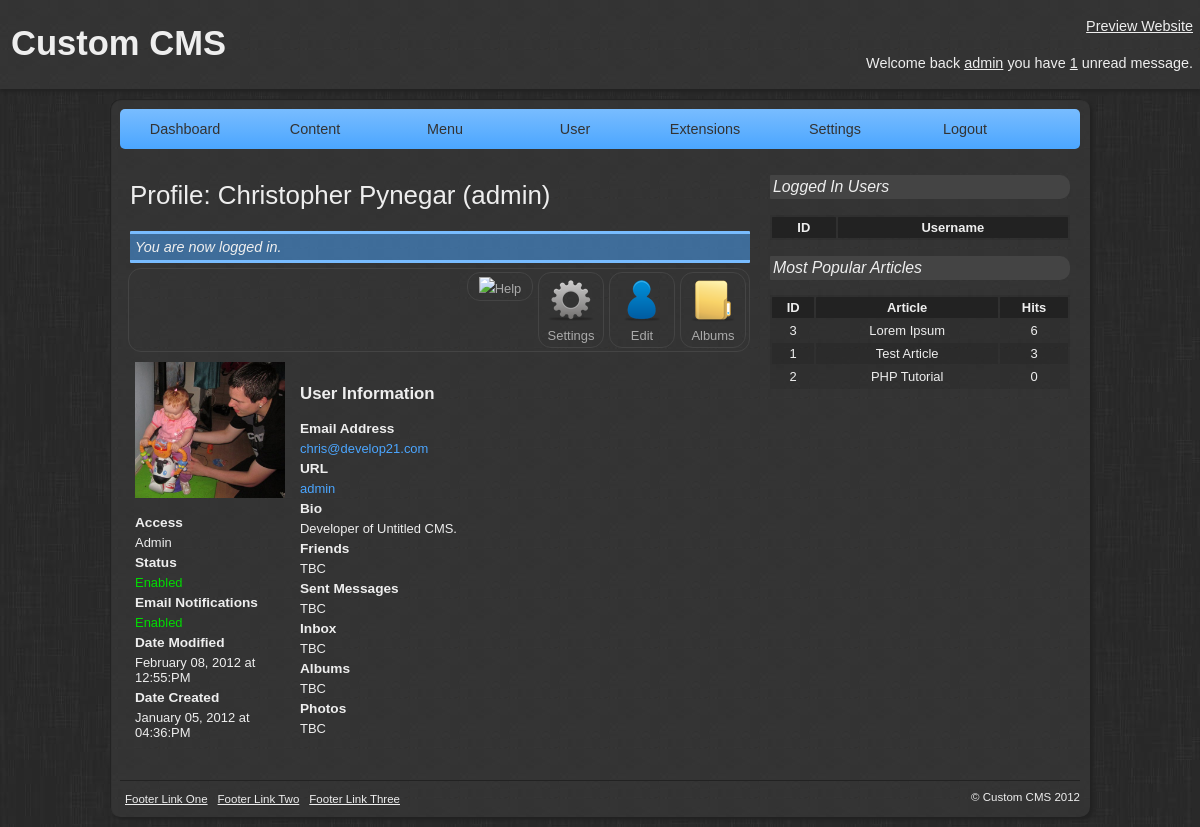
Screenshot of /admin/profile.php?id=1 (signed in) with the database file from the repository.
### tables this page shows
CREATE TABLE IF NOT EXISTS `tbl_users` (
  `id` int(11) NOT NULL AUTO_INCREMENT,
  `permission` int(11) NOT NULL,
  `username` varchar(20) NOT NULL,
  `password` varchar(40) NOT NULL,
  `email` varchar(255) NOT NULL,
  `first_name` varchar(50) NOT NULL,
  `last_name` varchar(50) NOT NULL,
  `bio` text NOT NULL,
  `url` varchar(200) NOT NULL,
  `gender` varchar(1) NOT NULL,
  `status` varchar(50) NOT NULL,
  `email_notifications` int(1) NOT NULL,
  `enabled` int(1) NOT NULL,
  `date_modified` datetime NOT NULL,
  `date_created` datetime NOT NULL,
  PRIMARY KEY (`id`)
);

CREATE TABLE IF NOT EXISTS `tbl_albums` (
  `id` int(11) NOT NULL AUTO_INCREMENT,
  `author` int(11) NOT NULL,
  `name` varchar(50) NOT NULL,
  `directory` varchar(50) NOT NULL,
  `about` text NOT NULL,
  `date_modified` datetime NOT NULL,
  `date_created` datetime NOT NULL,
  PRIMARY KEY (`id`)
);

CREATE TABLE IF NOT EXISTS `tbl_photos` (
  `id` int(11) NOT NULL AUTO_INCREMENT,
  `author` int(11) NOT NULL,
  `album` int(11) NOT NULL,
  `name` varchar(50) NOT NULL,
  `photo` varchar(50) NOT NULL,
  `type` varchar(10) NOT NULL,
  `size` varchar(10) NOT NULL,
  `profile_picture` int(1) NOT NULL,
  `date_uploaded` datetime NOT NULL,
  PRIMARY KEY (`id`)
);

CREATE TABLE IF NOT EXISTS `tbl_permissions` (
  `id` int(11) NOT NULL AUTO_INCREMENT,
  `name` varchar(50) NOT NULL,
  `access` int(3) NOT NULL,
  `date_modified` datetime NOT NULL,
  `date_created` datetime NOT NULL,
  PRIMARY KEY (`id`)
);

CREATE TABLE IF NOT EXISTS `tbl_articles` (
  `id` int(11) NOT NULL AUTO_INCREMENT,
  `author` int(11) NOT NULL,
  `category` int(11) NOT NULL,
  `name` varchar(255) NOT NULL,
  `content` text NOT NULL,
  `keywords` varchar(100) NOT NULL,
  `description` varchar(100) NOT NULL,
  `hits` int(11) NOT NULL,
  `published` int(1) NOT NULL,
  `comments` int(1) NOT NULL,
  `date_modified` datetime NOT NULL,
  `date_created` datetime NOT NULL,
  PRIMARY KEY (`id`)
);

### library/core/mysql.php (called while the page is built, shortened)
<?php
class MySQL {
	private $connection;
	public function open_connection() {
		$this->connection = mysql_connect(DATABASE_SERVER, DATABASE_USERNAME, DATABASE_PASSWORD);
		if(!$this->connection) {
			die("MySQL connection failed: " . mysql_error());
		} else {
			$db_select = mysql_select_db(DATABASE_NAME, $this->connection);
		}
	}
	public function query($sql) {
		$result = mysql_query($sql, $this->connection);
		return $result;
	}
	public function fetch_array($result) {
		return mysql_fetch_array($result);
	}
}
$database = new MySQL();
?>

### library/core/message.php (called while the page is built, shortened)
<?php
class Message extends Core {
	public static $table_name = 'messages';
	public static function unread_messages($user) {
		global $database;
		$sql = "SELECT COUNT(*) FROM " . DATABASE_TBL_PREFIX . static::$table_name . " WHERE recieved=0 AND recipient='{$user}'";
		$result = $database->query($sql);
		$row = $database->fetch_array($result);
		return array_shift($row);
	}
}
?>

### library/core/core.php (called while the page is built, shortened)
<?php
class Core {
	protected static $table_name;
	public static function instantiate($record) {
		$object = new $class_name;
		foreach($record as $attribute => $value) {
			if($object->has_attribute($attribute)) {
				$object->$attribute = $value;
			}
		}
		return $object;
	}
	public static function find_by_id($id=0) {
		$result_array = static::find_by_sql("SELECT * FROM " . DATABASE_TBL_PREFIX . static::$table_name . " WHERE id={$id} LIMIT 1");
		return !empty($result_array) ? array_shift($result_array) : false;
	}
	public static function find_by_sql($sql="") {
		global $database;
		$result = $database->query($sql);
		$object_array = array();
		while($row = $database->fetch_array($result)) {
			$object_array[] = static::instantiate($row);
		}
		return $object_array;
	}
	private function has_attribute($attribute) {
		$object_vars = get_object_vars($this);
		return array_key_exists($attribute, $object_vars);
	}
}
?>

### library/core/permission.php (called while the page is built, shortened)
<?php
class Permission extends Core {
	public static function access($access) {
		global $session;
		$user = User::find_by_id($session->user_id);
		$permission = Permission::find_by_id($user->permission);
	}
}
?>

### library/core/user.php (called while the page is built, shortened)
<?php
class User extends Core {
	public $first_name;
	public $last_name;
	public function fullname() {
		if(isset($this->first_name) && isset($this->last_name)) {
			return $this->first_name.' '.$this->last_name;
		} else {
			return NULL;
		}
	}
}
?>

### library/core/photo.php (called while the page is built, shortened)
<?php
class Photo extends Core {
	public static $table_name = 'photos';
	public static function profile_picture($user) {
		$result_array = static::find_by_sql("SELECT * FROM " . DATABASE_TBL_PREFIX . static::$table_name . " WHERE author='{$user}' AND profile_picture=1 LIMIT 1");
		return !empty($result_array) ? array_shift($result_array) : false;
	}
}
?>

### library/includes/functions.php (called while the page is built, shortened)
<?php
function datetime_to_text($datetime="") {
	$unixdatetime = strtotime($datetime);
	return strftime("%B %d, %Y at %I:%M:%p", $unixdatetime);
}
?>

### library/core/article.php (called while the page is built, shortened)
<?php
class Article extends Core {
	public static $table_name = 'articles';
	public static function most_popular($number = 3) {
		return static::find_by_sql("SELECT * FROM " . DATABASE_TBL_PREFIX . self::$table_name . " ORDER BY hits DESC LIMIT {$number}");
	}
}
?>

### admin/profile.php (the view, shortened to what this page needs)
<?php
require_once('../library/load.php');
Permission::access(4);
if((int)isset($_GET['id'])) {
	$user_id = $_GET['id'];
	$user = User::find_by_id($user_id);
} else {
	$session->message('No user was selected.');
	redirect('manage-users.php');
}
$title = 'Profile: '.$user->fullname().' ('.$user->username.')';
require(ADMIN_TEMPLATE.'header.php');
if($profile_picture = Photo::profile_picture($user_id)) {
	$pp = TRUE;
	$album = Album::find_by_id($profile_picture->album);
} else {
	$pp = FALSE;
}
?>
<div class="toolbar">
    <a href="./albums.php?id=<?php echo $user->id; ?>" class="toolbar-button" title="My Albums"><img src="images/icons/folder.png" />Albums</a>
    <a href="./edit-user.php?id=<?php echo $user->id; ?>" class="toolbar-button" title="My Albums"><img src="images/icons/user.png" />Edit</a>
    <a href="#" name="settings_window" class="activate-modal toolbar-button" title="Modify Page Settings"><img src="images/icons/process.png" />Settings</a>
	<a href="#" name="help_window" class="activate-modal toolbar-button" title="Help"><img src="images/icons/help.png" />Help</a>
</div>
<div class="profile">
	<div class="profile-left">
    	<div class="profile-image">
            <?php if($pp == TRUE): ?>
				<a href="#" target="_blank" class="lightbox"><img src="../users/<?php echo $user->username.'/'.$album->directory.'/'.$profile_picture->photo; ?>" alt="<?php echo $user->fullname(); ?>'s Profile Picture" class="image" width="150" /></a>
			<?php endif; ?>
        </div>
        <dl class="profile-data">
        	<dt>Access</dt>
            <?php $permission = Permission::find_by_id($user->permission); ?>
            <dd><?php echo $permission->name; ?></dd>
            <dt>Status</dt>
            <?php
				if($user->enabled == 1) {
					$enabled = '<span class="yes">Enabled</span>';
				} else {
					$enabled = '<span class="no">Disabled</span>';
				}
			?>
            <dd><?php echo $enabled; ?></dd>
            <dt>Email Notifications</dt>
            <?php
				if($user->email_notifications == 1) {
					$notifications = '<span class="yes">Enabled</span>';
				} else {
					$notifications = '<span class="no">Disabled</span>';
				}
			?>
            <dd><?php echo $notifications; ?></dd>
            <dt>Date Modified</dt>
            <dd><?php echo datetime_to_text($user->date_modified); ?></dd>
            <dt>Date Created</dt>
            <dd><?php echo datetime_to_text($user->date_created); ?></dd>
        </dl>
	</div>
    <div class="profile-right">
    	<h3>User Information</h3>
        <dl class="profile-info">
        	<dt>Email Address</dt>
            <dd><a href="mailto:<?php echo $user->email; ?>" title="Email <?php echo $user->fullname(); ?>"><?php echo $user->email; ?></a></dd>
            <?php if($user->url != NULL): ?>
            <dt>URL</dt>
            <dd><a href="<?php echo $user->url; ?>" title="Visit <?php echo $user->url; ?>" target="_blank"><?php echo $user->url; ?></a></dd>
            <?php endif; ?>
            <?php if($user->bio != NULL): ?>
            <dt>Bio</dt>
            <dd><?php echo $user->bio; ?></dd>
            <?php endif; ?>
            <dt>Friends</dt>
            <dd>TBC</dd>
            <dt>Sent Messages</dt>
            <dd>TBC</dd>
            <dt>Inbox</dt>
            <dd>TBC</dd>
            <dt>Albums</dt>
            <dd>TBC</dd>
            <dt>Photos</dt>
            <dd>TBC</dd>
		</dl>
	</div>
</div>
<?php
require(ADMIN_TEMPLATE.'footer.php');
?>

### templates/admin/newdefault/header.php (shortened to what this page needs)
<!DOCTYPE html>
<html lang="en">
<head>
    <link rel="stylesheet" media="screen" href="../templates/admin/newdefault/css/modal.css" />
    <link rel="stylesheet" media="screen" href="../templates/admin/newdefault/css/style.css" />
</head>
<body>
	<div class="header">
    	<div class="header-left">
        	<h1>Custom CMS</h1>
        </div>
        <div class="header-right">
        	<p><a href="../" title="Preview Website">Preview Website</a></p>
            <p>Welcome back <a href="./profile.php?id=<?php echo $_SESSION['user_id']; ?>" title="Your Profile"><?php echo $_SESSION['user_username']; ?></a> you have <a href="./messages.php"><?php echo Message::unread_messages($_SESSION['user_id']); ?></a> unread message<?php if(Message::unread_messages($_SESSION['user_id']) != 1) { echo 's'; } ?>.</p>
        </div>
    </div>
    <div class="wrapper">
    	<ul class="nav">
        	<li><a href="./" title="Dashboard">Dashboard</a></li>
            <li>
            	<a href="#">Content</a>
            </li>
            <li>
            	<a href="#">Menu</a>
            </li>
            <li>
            	<a href="#">User</a>
            </li>
            <li>
            	<a href="#">Extensions</a>
            </li>
            <li><a href="./settings.php" title="System Settings">Settings</a></li>
            <li><a href="./logout.php" title="Logout">Logout</a></li>
        </ul>
    	<div class="content">
        	<h2><?php echo $title; ?></h2>
            <?php if(isset($_SESSION['message'])) {
				echo '<div class="message">'.$_SESSION['message'].'</div>';
			} ?>

### templates/admin/newdefault/footer.php
</div>
        <div class="sidebar">
        	<h3>Logged In Users</h3>
            <table class="sidebar-table">
            	<tr>
                    <th>ID</th>
                    <th>Username</th>
                </tr>
            </table>
            <h3>Most Popular Articles</h3>
			<table class="sidebar-table">
				<tr>
					<th>ID</th>
					<th>Article</th>
					<th>Hits</th>
				</tr>
				<?php
					$most_popular_articles = Article::most_popular();
					foreach($most_popular_articles as $mpa):
				?>
				<tr>
					<td><?php echo $mpa->id; ?></td>
					<td><?php echo $mpa->name; ?></td>
					<td><?php echo $mpa->hits; ?></td>
				</tr>
				<?php endforeach; ?>
			</table>
        </div>
        <div class="footer">
            <div class="footer-left">
                <ul>
                    <li><a href="#">Footer Link One</a></li>
                    <li><a href="#">Footer Link Two</a></li>
                    <li><a href="#">Footer Link Three</a></li>
                </ul>
            </div>
            <div class="footer-right">
                <p>&copy; Custom CMS 2012</p>
            </div>
        </div>
    </div>
</body>
</html>

### templates/admin/newdefault/css/style.css (style rules this page uses)
body { margin: 0; padding: 0; font: .9em Arial; background: url('../images/background.jpg') #222; }
.header { background: url('../images/background_noise.jpg') #333; color: #EEE; padding: 1px; overflow: hidden; margin: 0; box-shadow: 0px 3px 3px #222; }
.header-left { float: left; }
.header-right { float: right; text-align: right; }
.header h1 { font-size: 2.4em; padding: 0px 0px 0px 10px; }
.header p { padding: 3px 6px; }
.header a, .header a:link, .header a:visited { color: #EEE; }
.wrapper { background: url('../images/background_noise.jpg') #333; width: 960px; margin: 10px auto; overflow: hidden; padding: 10px; color: #EEE; border-radius: 10px; box-shadow: 3px 3px 3px #222, inset 1px 1px 1px #222; }
.nav { background: url('../images/nav.jpg') repeat-x #4BA6FF; background: -moz-linear-gradient(0% 100% 90deg, #4BA6FF, #78BCFF) #4BA6FF; background: -webkit-gradient(linear, 50% 0%, 50% 100%, from(#78BCFF), to(#4BA6FF)); border-radius: 5px }
.nav, .nav ul { margin: 0; padding: 0; list-style: none; width: 960px; float: left; text-align: center; }
.nav li { float: left; width: 130px; }
.nav a { display: block; color: #333; text-decoration: none; padding: 12px 10px; transition: linear all .2s; -moz-transition: linear all .2s; -webkit-transition: linear all .2s; }
.content { width: 620px; float: left; padding: 10px; }
.content h2 { font-size: 1.8em; font-weight: 500; }
.sidebar { width: 300px; float: left; padding: 10px; }
.sidebar h3 { font-size: 1.1em; background: #444; padding: 3px; border-radius: 1px 10px 10px 1px; font-weight: 500; font-style: italic; }
.sidebar-table { width: 100%; font-size: .9em; background: #2F2F2F; background: rgba(11, 11, 11, .1); }
.sidebar-table tr:nth-child(odd) { background: rgba(28, 28, 28, .2); }
.sidebar-table th { background: #222; padding: 3px; border-radius: 1px 1px 0px 0px; }
.sidebar-table td { text-align: center; padding: 3px; }
.footer { width: 960px; padding: 10px 0 0; margin: 10px auto 0px; overflow: hidden; color: #EEE; font-size: .8em; border-top: 1px solid #222; }
.footer-left { float: left; }
.footer-right { float: right; }
.footer p { margin: 0; padding: 0; }
.footer ul { overflow: hidden; text-align: center; list-style: none; margin: 0; padding: 0; }
.footer ul li { float: left; }
.footer ul li a, .footer ul li a:link, .footer ul li a:visited { color: #EEE; display: block; padding: 2px 5px; transition: linear all 0.5s; -moz-transition: linear all 0.5s; -webkit-transition: linear all 0.5s; }
.message { width: 610px; padding: 5px; font-style: italic; margin: 5px auto; border-radius: 1px; background: #4BA6FF; background: rgba(75, 166, 255, .5); border-top: 3px solid #78BCFF; border-bottom: 3px solid #78BCFF; }
.toolbar { float: right; border: 1px solid #444; padding: 3px; border-radius: 13px; margin: 0 0 5px; width: 614px; }
.toolbar-button, .toolbar-button:link, .toolbar-button:visited { padding: 4px 8px; color: #AAA; text-decoration: none; float: right; border-radius: 13px; margin: 0px 0px 0px 5px; border: 1px solid #444; font-size: .9em; text-align: center; vertical-align: baseline; width: 48px; transition: linear all 0.5s; -moz-transition: linear all 0.5s; -webkit-transition: linear all 0.5s; }
.toolbar-button img { border: none; }
.profile { width: 620px; overflow: hidden; margin: 10px auto; }
.profile-left { width: 150px; float: left; padding: 5px; }
.profile-right { width: 440px; float: left; padding: 10px; }
.profile dt { font-weight: bold; font-size: .95em; }
.profile dd { margin: 5px 0px; font-size: .9em; }
.profile a, .profile a:visited, .profile a:hover { color: #4BA6FF; text-decoration: none; transition: linear all 0.5s; -moz-transition: linear all 0.5s; -webkit-transition: linear all 0.5s; }
.profile-image a img { border: none; }
.yes { color: #0D0; }

### rows the page displays
tbl_users: title "Profile: Christopher Pynegar (admin)", username.photo (picture), date_modified "February 08, 2012 at 12:55:PM", date_created "January 05, 2012 at 04:36:PM", email "chris@develop21.com", url "admin", bio "Developer of Untitled CMS."
tbl_permissions: name "Admin"
tbl_articles: id "3", name "Lorem Ipsum", hits "6"
tbl_articles: id "1", name "Test Article", hits "3"
tbl_articles: id "2", name "PHP Tutorial", hits "0"

### other values shown
$_SESSION['user_username'] "admin"
Message::unread_messages($_SESSION['user_id']) "1"
$_SESSION['message'] "You are now logged in."
